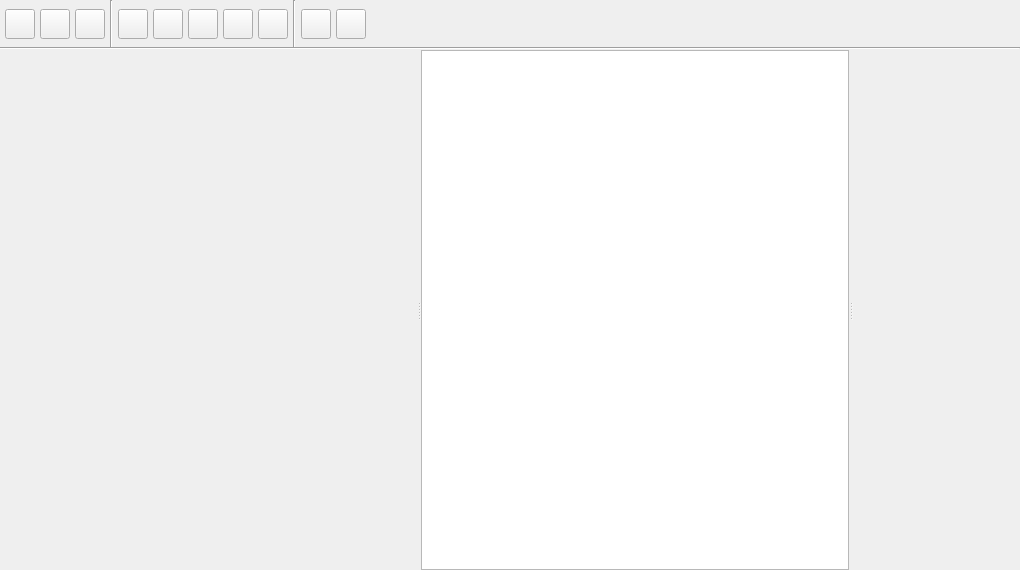
<?xml version="1.0" encoding="UTF-8"?>
<ui version="4.0">
 <class>canvas</class>
 <widget class="QWidget" name="canvas">
  <property name="geometry">
   <rect>
    <x>0</x>
    <y>0</y>
    <width>1020</width>
    <height>570</height>
   </rect>
  </property>
  <property name="sizePolicy">
   <sizepolicy hsizetype="Expanding" vsizetype="Expanding">
    <horstretch>0</horstretch>
    <verstretch>0</verstretch>
   </sizepolicy>
  </property>
  <property name="minimumSize">
   <size>
    <width>0</width>
    <height>0</height>
   </size>
  </property>
  <property name="windowTitle">
   <string>Form</string>
  </property>
  <property name="styleSheet">
   <string notr="true">b</string>
  </property>
  <layout class="QGridLayout" name="gridLayout">
   <property name="leftMargin">
    <number>0</number>
   </property>
   <property name="topMargin">
    <number>0</number>
   </property>
   <property name="rightMargin">
    <number>0</number>
   </property>
   <property name="bottomMargin">
    <number>0</number>
   </property>
   <property name="spacing">
    <number>0</number>
   </property>
   <item row="0" column="0">
    <widget class="QWidget" name="central_widget" native="true">
     <property name="sizePolicy">
      <sizepolicy hsizetype="Expanding" vsizetype="Expanding">
       <horstretch>0</horstretch>
       <verstretch>0</verstretch>
      </sizepolicy>
     </property>
     <property name="minimumSize">
      <size>
       <width>0</width>
       <height>0</height>
      </size>
     </property>
     <property name="styleSheet">
      <string notr="true"/>
     </property>
     <layout class="QGridLayout" name="gridLayout_2">
      <property name="leftMargin">
       <number>0</number>
      </property>
      <property name="topMargin">
       <number>0</number>
      </property>
      <property name="rightMargin">
       <number>0</number>
      </property>
      <property name="bottomMargin">
       <number>0</number>
      </property>
      <property name="verticalSpacing">
       <number>0</number>
      </property>
      <item row="1" column="0">
       <widget class="QWidget" name="widget" native="true">
        <property name="sizePolicy">
         <sizepolicy hsizetype="Preferred" vsizetype="Fixed">
          <horstretch>0</horstretch>
          <verstretch>0</verstretch>
         </sizepolicy>
        </property>
        <property name="maximumSize">
         <size>
          <width>16777215</width>
          <height>50</height>
         </size>
        </property>
        <layout class="QVBoxLayout" name="verticalLayout">
         <property name="spacing">
          <number>0</number>
         </property>
         <property name="leftMargin">
          <number>0</number>
         </property>
         <property name="topMargin">
          <number>0</number>
         </property>
         <property name="rightMargin">
          <number>0</number>
         </property>
         <property name="bottomMargin">
          <number>0</number>
         </property>
         <item>
          <widget class="QWidget" name="widget" native="true">
           <property name="sizePolicy">
            <sizepolicy hsizetype="MinimumExpanding" vsizetype="Fixed">
             <horstretch>0</horstretch>
             <verstretch>0</verstretch>
            </sizepolicy>
           </property>
           <property name="minimumSize">
            <size>
             <width>370</width>
             <height>50</height>
            </size>
           </property>
           <property name="maximumSize">
            <size>
             <width>16777215</width>
             <height>50</height>
            </size>
           </property>
           <property name="baseSize">
            <size>
             <width>0</width>
             <height>50</height>
            </size>
           </property>
           <layout class="QHBoxLayout" name="horizontalLayout_2">
            <property name="spacing">
             <number>5</number>
            </property>
            <property name="leftMargin">
             <number>5</number>
            </property>
            <property name="topMargin">
             <number>0</number>
            </property>
            <property name="rightMargin">
             <number>0</number>
            </property>
            <property name="bottomMargin">
             <number>1</number>
            </property>
            <item>
             <widget class="QPushButton" name="new_button">
              <property name="minimumSize">
               <size>
                <width>30</width>
                <height>30</height>
               </size>
              </property>
              <property name="maximumSize">
               <size>
                <width>30</width>
                <height>30</height>
               </size>
              </property>
              <property name="cursor">
               <cursorShape>PointingHandCursor</cursorShape>
              </property>
              <property name="text">
               <string/>
              </property>
              <property name="icon">
               <iconset resource="../../../resources/feather.qrc">
                <normaloff>:/light/icons/feather/light/file-plus.svg</normaloff>:/light/icons/feather/light/file-plus.svg</iconset>
              </property>
              <property name="flat">
               <bool>false</bool>
              </property>
             </widget>
            </item>
            <item>
             <widget class="QPushButton" name="import_button">
              <property name="minimumSize">
               <size>
                <width>30</width>
                <height>30</height>
               </size>
              </property>
              <property name="maximumSize">
               <size>
                <width>30</width>
                <height>30</height>
               </size>
              </property>
              <property name="cursor">
               <cursorShape>PointingHandCursor</cursorShape>
              </property>
              <property name="text">
               <string/>
              </property>
              <property name="icon">
               <iconset resource="../../../resources/feather.qrc">
                <normaloff>:/light/icons/feather/light/folder.svg</normaloff>:/light/icons/feather/light/folder.svg</iconset>
              </property>
              <property name="flat">
               <bool>false</bool>
              </property>
             </widget>
            </item>
            <item>
             <widget class="QPushButton" name="export_button">
              <property name="minimumSize">
               <size>
                <width>30</width>
                <height>30</height>
               </size>
              </property>
              <property name="maximumSize">
               <size>
                <width>30</width>
                <height>30</height>
               </size>
              </property>
              <property name="cursor">
               <cursorShape>PointingHandCursor</cursorShape>
              </property>
              <property name="text">
               <string/>
              </property>
              <property name="icon">
               <iconset resource="../../../resources/feather.qrc">
                <normaloff>:/light/icons/feather/light/save.svg</normaloff>:/light/icons/feather/light/save.svg</iconset>
              </property>
              <property name="flat">
               <bool>false</bool>
              </property>
             </widget>
            </item>
            <item>
             <widget class="Line" name="line">
              <property name="orientation">
               <enum>Qt::Orientation::Vertical</enum>
              </property>
             </widget>
            </item>
            <item>
             <widget class="QPushButton" name="recenter_button">
              <property name="minimumSize">
               <size>
                <width>30</width>
                <height>30</height>
               </size>
              </property>
              <property name="maximumSize">
               <size>
                <width>30</width>
                <height>30</height>
               </size>
              </property>
              <property name="cursor">
               <cursorShape>PointingHandCursor</cursorShape>
              </property>
              <property name="toolTip">
               <string>Recenter grid</string>
              </property>
              <property name="text">
               <string/>
              </property>
              <property name="icon">
               <iconset resource="../../../resources/feather.qrc">
                <normaloff>:/light/icons/feather/light/target.svg</normaloff>:/light/icons/feather/light/target.svg</iconset>
              </property>
              <property name="flat">
               <bool>false</bool>
              </property>
             </widget>
            </item>
            <item>
             <widget class="QPushButton" name="active_grid_area_button">
              <property name="minimumSize">
               <size>
                <width>30</width>
                <height>30</height>
               </size>
              </property>
              <property name="maximumSize">
               <size>
                <width>30</width>
                <height>30</height>
               </size>
              </property>
              <property name="cursor">
               <cursorShape>PointingHandCursor</cursorShape>
              </property>
              <property name="toolTip">
               <string>Move active grid area</string>
              </property>
              <property name="text">
               <string/>
              </property>
              <property name="icon">
               <iconset resource="../../../resources/feather.qrc">
                <normaloff>:/light/icons/feather/light/object-selected-icon.svg</normaloff>:/light/icons/feather/light/object-selected-icon.svg</iconset>
              </property>
              <property name="checkable">
               <bool>true</bool>
              </property>
              <property name="flat">
               <bool>false</bool>
              </property>
             </widget>
            </item>
            <item>
             <widget class="QPushButton" name="brush_button">
              <property name="minimumSize">
               <size>
                <width>30</width>
                <height>30</height>
               </size>
              </property>
              <property name="maximumSize">
               <size>
                <width>30</width>
                <height>30</height>
               </size>
              </property>
              <property name="cursor">
               <cursorShape>PointingHandCursor</cursorShape>
              </property>
              <property name="toolTip">
               <string>Toggle brush tool</string>
              </property>
              <property name="text">
               <string/>
              </property>
              <property name="icon">
               <iconset resource="../../../resources/feather.qrc">
                <normaloff>:/light/icons/feather/light/pencil-icon.svg</normaloff>:/light/icons/feather/light/pencil-icon.svg</iconset>
              </property>
              <property name="checkable">
               <bool>true</bool>
              </property>
              <property name="flat">
               <bool>false</bool>
              </property>
             </widget>
            </item>
            <item>
             <widget class="QPushButton" name="eraser_button">
              <property name="minimumSize">
               <size>
                <width>30</width>
                <height>30</height>
               </size>
              </property>
              <property name="maximumSize">
               <size>
                <width>30</width>
                <height>30</height>
               </size>
              </property>
              <property name="cursor">
               <cursorShape>PointingHandCursor</cursorShape>
              </property>
              <property name="toolTip">
               <string>Toggle earser tool</string>
              </property>
              <property name="text">
               <string/>
              </property>
              <property name="icon">
               <iconset resource="../../../resources/feather.qrc">
                <normaloff>:/light/icons/feather/light/eraser-icon.svg</normaloff>:/light/icons/feather/light/eraser-icon.svg</iconset>
              </property>
              <property name="checkable">
               <bool>true</bool>
              </property>
              <property name="flat">
               <bool>false</bool>
              </property>
             </widget>
            </item>
            <item>
             <widget class="QPushButton" name="grid_button">
              <property name="minimumSize">
               <size>
                <width>30</width>
                <height>30</height>
               </size>
              </property>
              <property name="maximumSize">
               <size>
                <width>30</width>
                <height>30</height>
               </size>
              </property>
              <property name="cursor">
               <cursorShape>PointingHandCursor</cursorShape>
              </property>
              <property name="toolTip">
               <string>Toggle grid</string>
              </property>
              <property name="text">
               <string/>
              </property>
              <property name="icon">
               <iconset resource="../../../resources/feather.qrc">
                <normaloff>:/light/icons/feather/light/grid.svg</normaloff>:/light/icons/feather/light/grid.svg</iconset>
              </property>
              <property name="checkable">
               <bool>true</bool>
              </property>
              <property name="flat">
               <bool>false</bool>
              </property>
             </widget>
            </item>
            <item>
             <widget class="Line" name="line_2">
              <property name="orientation">
               <enum>Qt::Orientation::Vertical</enum>
              </property>
             </widget>
            </item>
            <item>
             <widget class="QPushButton" name="undo_button">
              <property name="minimumSize">
               <size>
                <width>30</width>
                <height>30</height>
               </size>
              </property>
              <property name="maximumSize">
               <size>
                <width>30</width>
                <height>30</height>
               </size>
              </property>
              <property name="cursor">
               <cursorShape>PointingHandCursor</cursorShape>
              </property>
              <property name="text">
               <string/>
              </property>
              <property name="icon">
               <iconset resource="../../../resources/feather.qrc">
                <normaloff>:/light/icons/feather/light/corner-up-left.svg</normaloff>:/light/icons/feather/light/corner-up-left.svg</iconset>
              </property>
              <property name="flat">
               <bool>false</bool>
              </property>
             </widget>
            </item>
            <item>
             <widget class="QPushButton" name="redo_button">
              <property name="minimumSize">
               <size>
                <width>30</width>
                <height>30</height>
               </size>
              </property>
              <property name="maximumSize">
               <size>
                <width>30</width>
                <height>30</height>
               </size>
              </property>
              <property name="cursor">
               <cursorShape>PointingHandCursor</cursorShape>
              </property>
              <property name="text">
               <string/>
              </property>
              <property name="icon">
               <iconset resource="../../../resources/feather.qrc">
                <normaloff>:/light/icons/feather/light/corner-up-right.svg</normaloff>:/light/icons/feather/light/corner-up-right.svg</iconset>
              </property>
              <property name="flat">
               <bool>false</bool>
              </property>
             </widget>
            </item>
            <item>
             <spacer name="horizontalSpacer">
              <property name="orientation">
               <enum>Qt::Orientation::Horizontal</enum>
              </property>
              <property name="sizeHint" stdset="0">
               <size>
                <width>425</width>
                <height>9</height>
               </size>
              </property>
             </spacer>
            </item>
           </layout>
          </widget>
         </item>
         <item>
          <widget class="Line" name="line_3">
           <property name="orientation">
            <enum>Qt::Orientation::Horizontal</enum>
           </property>
          </widget>
         </item>
        </layout>
       </widget>
      </item>
      <item row="2" column="0">
       <widget class="QSplitter" name="canvas_splitter">
        <property name="orientation">
         <enum>Qt::Orientation::Horizontal</enum>
        </property>
        <widget class="StableDiffusionGeneratorForm" name="prompts" native="true">
         <property name="sizePolicy">
          <sizepolicy hsizetype="Preferred" vsizetype="Preferred">
           <horstretch>0</horstretch>
           <verstretch>0</verstretch>
          </sizepolicy>
         </property>
         <property name="minimumSize">
          <size>
           <width>250</width>
           <height>0</height>
          </size>
         </property>
         <property name="maximumSize">
          <size>
           <width>16777215</width>
           <height>16777215</height>
          </size>
         </property>
         <property name="baseSize">
          <size>
           <width>250</width>
           <height>0</height>
          </size>
         </property>
        </widget>
        <widget class="CustomGraphicsView" name="canvas_container">
         <property name="sizePolicy">
          <sizepolicy hsizetype="MinimumExpanding" vsizetype="Expanding">
           <horstretch>0</horstretch>
           <verstretch>0</verstretch>
          </sizepolicy>
         </property>
         <property name="minimumSize">
          <size>
           <width>1</width>
           <height>0</height>
          </size>
         </property>
         <property name="baseSize">
          <size>
           <width>512</width>
           <height>0</height>
          </size>
         </property>
         <property name="verticalScrollBarPolicy">
          <enum>Qt::ScrollBarPolicy::ScrollBarAlwaysOff</enum>
         </property>
         <property name="horizontalScrollBarPolicy">
          <enum>Qt::ScrollBarPolicy::ScrollBarAlwaysOff</enum>
         </property>
         <property name="canvas_type" stdset="0">
          <string>brush</string>
         </property>
        </widget>
        <widget class="StablediffusionToolTabWidget" name="widget" native="true">
         <property name="sizePolicy">
          <sizepolicy hsizetype="Preferred" vsizetype="Preferred">
           <horstretch>0</horstretch>
           <verstretch>0</verstretch>
          </sizepolicy>
         </property>
         <property name="minimumSize">
          <size>
           <width>0</width>
           <height>0</height>
          </size>
         </property>
         <property name="maximumSize">
          <size>
           <width>16777215</width>
           <height>16777215</height>
          </size>
         </property>
         <property name="baseSize">
          <size>
           <width>275</width>
           <height>0</height>
          </size>
         </property>
        </widget>
       </widget>
      </item>
     </layout>
    </widget>
   </item>
  </layout>
 </widget>
 <customwidgets>
  <customwidget>
   <class>CustomGraphicsView</class>
   <extends>QGraphicsView</extends>
   <header>airunner/gui/widgets/canvas/custom_view</header>
  </customwidget>
  <customwidget>
   <class>StableDiffusionGeneratorForm</class>
   <extends>QWidget</extends>
   <header>airunner/gui/widgets/stablediffusion/stablediffusion_generator_form</header>
   <container>1</container>
  </customwidget>
  <customwidget>
   <class>StablediffusionToolTabWidget</class>
   <extends>QWidget</extends>
   <header>airunner/gui/widgets/stablediffusion/stablediffusion_tool_tab_widget</header>
   <container>1</container>
  </customwidget>
 </customwidgets>
 <resources>
  <include location="../../../resources/feather.qrc"/>
 </resources>
 <connections/>
 <slots>
  <slot>toggle_controlnet(bool)</slot>
  <slot>toggle_drawing_pad(bool)</slot>
  <slot>toggle_outpaint(bool)</slot>
 </slots>
</ui>
